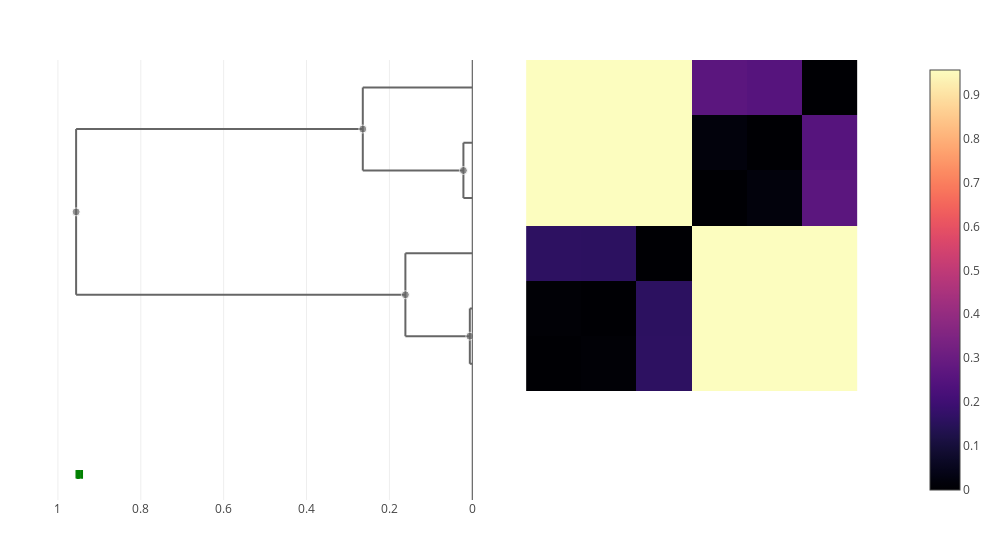

Notebook source saved alongside this figure:
### Markdown cell above
### albus

### Code cell
let taxon = "albus"
    trees[taxon] = cluster_annotate(cdata, taxon)
    plot(clustermap(cdata, trees[taxon]))
end

### Figure 1 — Plotly figure (JSON) as saved in the notebook; plotly's stock layout.template omitted (floating-point values rounded to 4 significant figures; data arrays with more than 128 entries replaced by an {"elided": "..."} marker saying what was removed)
{"data": [{"colorscale": {"elided": "256x2 mixed values"}, "type": "heatmap", "x": [0.5, 1.5, 2.5, 3.5, 4.5, 5.5, 6.5], "y": [0.5, 1.5, 2.5, 3.5, 4.5, 5.5, 6.5], "z": [[0, 0.005904, 0.1614, 0.9557, 0.9553, 0.9553], [0.005904, 0, 0.1588, 0.9558, 0.9554, 0.9553], [0.1614, 0.1588, 0, 0.9561, 0.9558, 0.9556], [0.9557, 0.9558, 0.9561, 0, 0.0214, 0.2642], [0.9553, 0.9554, 0.9558, 0.0214, 0, 0.2523], [0.9553, 0.9553, 0.9556, 0.2642, 0.2523, 0]]}, {"hoverinfo": "skip", "line": {"color": "#666666"}, "mode": "lines", "showlegend": false, "type": "scatter", "x": [0.005904, 0.005904, null, 0.005904, 0, null, 0.005904, 0, null], "xaxis": "x2", "y": [1, 2, null, 1, 1, null, 2, 2, null], "yaxis": "y"}, {"hoverinfo": "skip", "line": {"color": "#666666"}, "mode": "lines", "showlegend": false, "type": "scatter", "x": [0.1614, 0.1614, null, 0.1614, 0.005904, null, 0.1614, 0, null], "xaxis": "x2", "y": [1.5, 3, null, 1.5, 1.5, null, 3, 3, null], "yaxis": "y"}, {"hoverinfo": "skip", "line": {"color": "#666666"}, "mode": "lines", "showlegend": false, "type": "scatter", "x": [0.2642, 0.2642, null, 0.2642, 0.0214, null, 0.2642, 0, null], "xaxis": "x2", "y": [4.5, 6, null, 4.5, 4.5, null, 6, 6, null], "yaxis": "y"}, {"hoverinfo": "skip", "line": {"color": "#666666"}, "mode": "lines", "showlegend": false, "type": "scatter", "x": [0.9561, 0.9561, null, 0.9561, 0.1614, null, 0.9561, 0.2642, null], "xaxis": "x2", "y": [2.25, 5.25, null, 2.25, 2.25, null, 5.25, 5.25, null], "yaxis": "y"}, {"hoverinfo": "skip", "line": {"color": "#666666"}, "mode": "lines", "showlegend": false, "type": "scatter", "x": [0.0214, 0.0214, null, 0.0214, 0, null, 0.0214, 0, null], "xaxis": "x2", "y": [4, 5, null, 4, 4, null, 5, 5, null], "yaxis": "y"}, {"customdata": [[11, 6], [7, 2], [9, 3], [10, 3], [8, 2]], "hovertemplate": "ID: %{customdata[0]}<br>\nHeight: %{x:.3f}<br>\nGenome count: %{customdata[1]}\n\n<extra></extra>", "marker": {"color": "#666666", "size": [8, 8, 8, 8, 8]}, "mode": "markers", "showlegend": false, "type": "scatter", "x": [0.9561, 0.005904, 0.1614, 0.2642, 0.0214], "xaxis": "x2", "y": [3.75, 1.5, 2.25, 5.25, 4.5], "yaxis": "y"}, {"hovertemplate": "%{text} <br>\n%{x}\n<extra></extra>\n", "marker": {"color": "green", "line": {"color": "green", "width": 1}, "symbol": "line-ns"}, "mode": "markers", "text": ["bikiniensis", "californicus", "griseus", "lividans", "ambofaciens", "filamentosus", "ruber", "venezuelae", "leeuwenhoekii", "exfoliatus", "pristinaespiralis", "aureocirculatus", "varsoviensis", "rimosus", "xanthophaeus", "anulatus", "scabiei", "hygroscopicus", "bottropensis", "albulus", "avermitilis", "resistomycificus", "griseoruber", "viridochromogenes", "europaeiscabiei", "stelliscabiei", "bicolor", "turgidiscabies"], "type": "scatter", "x": [0.9406, 0.9406, 0.9413, 0.9432, 0.9432, 0.9447, 0.9468, 0.9471, 0.9472, 0.9473, 0.9479, 0.9499, 0.9501, 0.9505, 0.9507, 0.9508, 0.9513, 0.9513, 0.9515, 0.952, 0.9524, 0.9527, 0.9527, 0.9534, 0.9538, 0.9538, 0.9559, 0.9559], "xaxis": "x2", "y": [-1, -1, -1, -1, -1, -1, -1, -1, -1, -1, -1, -1, -1, -1, -1, -1, -1, -1, -1, -1, -1, -1, -1, -1, -1, -1, -1, -1, -1, -1, -1, -1, -1, -1]}], "layout": {"height": 550, "hovermode": "closest", "margin": {"b": 50, "l": 50, "r": 50, "t": 60}, "showlegend": false, "width": 1000, "xaxis": {"autorange": true, "domain": [0.505, 1], "range": [-0.3227, 7.323], "scaleanchor": "y", "type": "linear", "visible": false}, "xaxis2": {"autorange": true, "domain": [0, 0.495], "range": [1.019, 0], "rangemode": "nonnegative", "showspikes": true, "spikedash": "solid", "spikemode": "across", "spikethickness": 1, "type": "linear"}, "yaxis": {"autorange": true, "domain": [0, 1], "range": [-1.466, 6.5], "scaleanchor": "x", "type": "linear", "visible": false}}}
